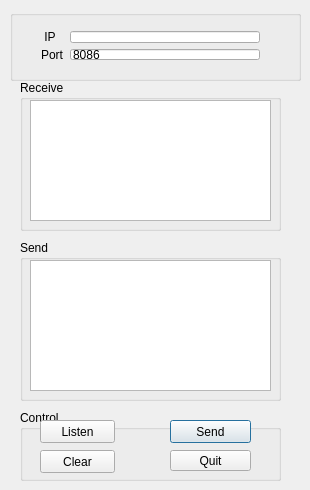
<?xml version="1.0" encoding="UTF-8"?>
<ui version="4.0">
 <class>Server</class>
 <widget class="QDialog" name="Server">
  <property name="geometry">
   <rect>
    <x>0</x>
    <y>0</y>
    <width>310</width>
    <height>490</height>
   </rect>
  </property>
  <property name="windowTitle">
   <string>Server</string>
  </property>
  <widget class="QGroupBox" name="groupBox_3">
   <property name="geometry">
    <rect>
     <x>20</x>
     <y>80</y>
     <width>261</width>
     <height>151</height>
    </rect>
   </property>
   <property name="title">
    <string>Receive</string>
   </property>
   <widget class="QTextEdit" name="textEditrReceive">
    <property name="geometry">
     <rect>
      <x>10</x>
      <y>20</y>
      <width>241</width>
      <height>121</height>
     </rect>
    </property>
   </widget>
  </widget>
  <widget class="QGroupBox" name="groupBox">
   <property name="geometry">
    <rect>
     <x>10</x>
     <y>10</y>
     <width>291</width>
     <height>71</height>
    </rect>
   </property>
   <property name="sizePolicy">
    <sizepolicy hsizetype="Expanding" vsizetype="Preferred">
     <horstretch>0</horstretch>
     <verstretch>0</verstretch>
    </sizepolicy>
   </property>
   <property name="title">
    <string/>
   </property>
   <widget class="QWidget" name="layoutWidget">
    <property name="geometry">
     <rect>
      <x>20</x>
      <y>10</y>
      <width>241</width>
      <height>51</height>
     </rect>
    </property>
    <layout class="QGridLayout" name="gridLayout">
     <item row="0" column="0">
      <widget class="QLabel" name="label">
       <property name="text">
        <string> IP</string>
       </property>
      </widget>
     </item>
     <item row="1" column="0">
      <widget class="QLabel" name="label_2">
       <property name="text">
        <string>Port</string>
       </property>
      </widget>
     </item>
     <item row="1" column="1">
      <widget class="QLineEdit" name="lineEditPort">
       <property name="text">
        <string>8086</string>
       </property>
      </widget>
     </item>
     <item row="0" column="1">
      <widget class="QLineEdit" name="lineEditIP"/>
     </item>
    </layout>
   </widget>
  </widget>
  <widget class="QGroupBox" name="groupBox_4">
   <property name="geometry">
    <rect>
     <x>20</x>
     <y>410</y>
     <width>261</width>
     <height>71</height>
    </rect>
   </property>
   <property name="title">
    <string>Control</string>
   </property>
   <widget class="QPushButton" name="pushButtonListen">
    <property name="geometry">
     <rect>
      <x>20</x>
      <y>10</y>
      <width>75</width>
      <height>23</height>
     </rect>
    </property>
    <property name="text">
     <string>Listen</string>
    </property>
   </widget>
   <widget class="QPushButton" name="pushButtonSend">
    <property name="geometry">
     <rect>
      <x>150</x>
      <y>10</y>
      <width>81</width>
      <height>23</height>
     </rect>
    </property>
    <property name="text">
     <string>Send</string>
    </property>
    <property name="default">
     <bool>true</bool>
    </property>
   </widget>
   <widget class="QPushButton" name="pushButtonQuit">
    <property name="geometry">
     <rect>
      <x>150</x>
      <y>40</y>
      <width>81</width>
      <height>21</height>
     </rect>
    </property>
    <property name="text">
     <string>Quit</string>
    </property>
   </widget>
   <widget class="QPushButton" name="pushButtonClear">
    <property name="geometry">
     <rect>
      <x>20</x>
      <y>40</y>
      <width>75</width>
      <height>23</height>
     </rect>
    </property>
    <property name="text">
     <string>Clear</string>
    </property>
   </widget>
  </widget>
  <widget class="QGroupBox" name="groupBox_2">
   <property name="geometry">
    <rect>
     <x>20</x>
     <y>240</y>
     <width>261</width>
     <height>161</height>
    </rect>
   </property>
   <property name="title">
    <string>Send</string>
   </property>
   <widget class="QTextEdit" name="textEditSend">
    <property name="geometry">
     <rect>
      <x>10</x>
      <y>20</y>
      <width>241</width>
      <height>131</height>
     </rect>
    </property>
   </widget>
  </widget>
 </widget>
 <layoutdefault spacing="6" margin="11"/>
 <resources/>
 <connections/>
</ui>
